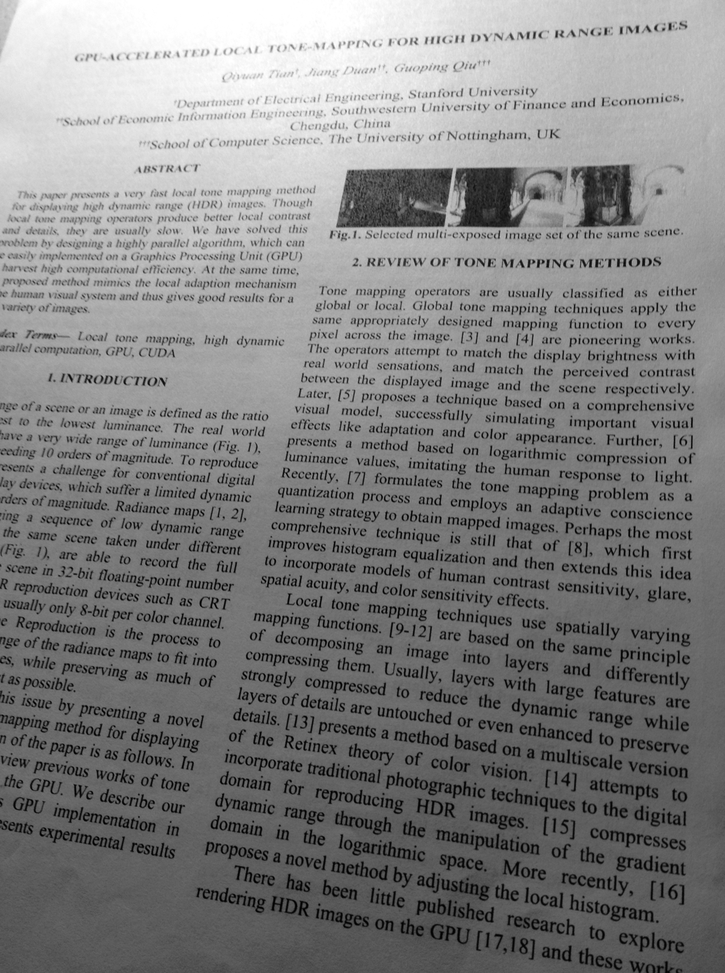
#> input picture week_5/paper.png, 725 x 973 px, shrunk from 1216 x 1632 before the run
$ python unsupervised_thresholding.py
#> lines starting #> are read from the running program, lines starting #| are printed output that depends on the picture; after the words box and inside, x2 and y2 are one past the last pixel; in counts of white or black regions, pixels touching at a corner belong together
#> further down, img is the input picture: shape (973, 725); min 0, max 255, mean 128.3
### week_5/gray_level_thresholding.py
import cv2
import matplotlib.pyplot as plt
import numpy as np
import argparse

def threshold(img: cv2.typing.MatLike, T: int, isReverse: bool = False) -> cv2.typing.MatLike:
    if isReverse:
        return np.where(img <= T, 255, 0).astype(np.uint8)
    return np.where(img >= T, 255, 0).astype(np.uint8)

# [31 lines that do not run on import are left out]

### week_5/unsupervised_thresholding.py
import cv2
import matplotlib.pyplot as plt
import argparse
import numpy as np
from gray_level_thresholding import threshold


def otsu_threshold(img):
    # Histogram
    hist, _ = np.histogram(img, bins=256, range=(0, 256))
#> hist = 256 values, max 10490 at index 93, min 406 at index 1, mean 2755.6
    total = img.size
#> total = 705425

    # Normalize histogram to get probabilities
    prob = hist / total
#> prob = 256 values, max 0.0149 at index 93, min 0.000576 at index 1, mean 0.00391

    # Cumulative sums
    omega1 = np.cumsum(prob)
#> omega1 = 256 values from 0.000693 to 1
    omega2 = np.cumsum(prob[::-1])[::-1]
#> omega2 = 256 values, max 1 at index 0, min 0.00834 at index 255, mean 0.505
    print(omega1, omega2)
#> (printed output is left out)
    # Cumulative means
    bin_mids = np.arange(256)
    mu1 = np.cumsum(prob * bin_mids) / omega1
#> mu1 = 256 values from 0 to 128.3
    mu2 = (np.cumsum((prob * bin_mids)[::-1]) / omega2[::-1])[::-1]
#> mu2 = 256 values from 128.3 to 255

    # Between-class variance
    sigma_b2 = omega1[:-1] * omega2[1:] * (mu1[:-1] - mu2[1:])**2
#> sigma_b2 = 255 values, max 2061.6 at index 141, min 11.41 at index 0, mean 1182.8

    # Best threshold = index with max variance
    T = np.argmax(sigma_b2)
#> T = 141
    return T


if __name__ == "__main__":

    parser = argparse.ArgumentParser(description="Locally adaptive thresholding")
    parser.add_argument("--url", type=str, default="paper.png", help="Path to input image")
    args = parser.parse_args()

    url = args.url
    img = cv2.imread(url, cv2.IMREAD_GRAYSCALE)

    T = otsu_threshold(img)
#> T = 141
    new_img = threshold(img, T)
#> in threshold, `return np.where(img >= T, 255, 0).astype(np.uint8)`:
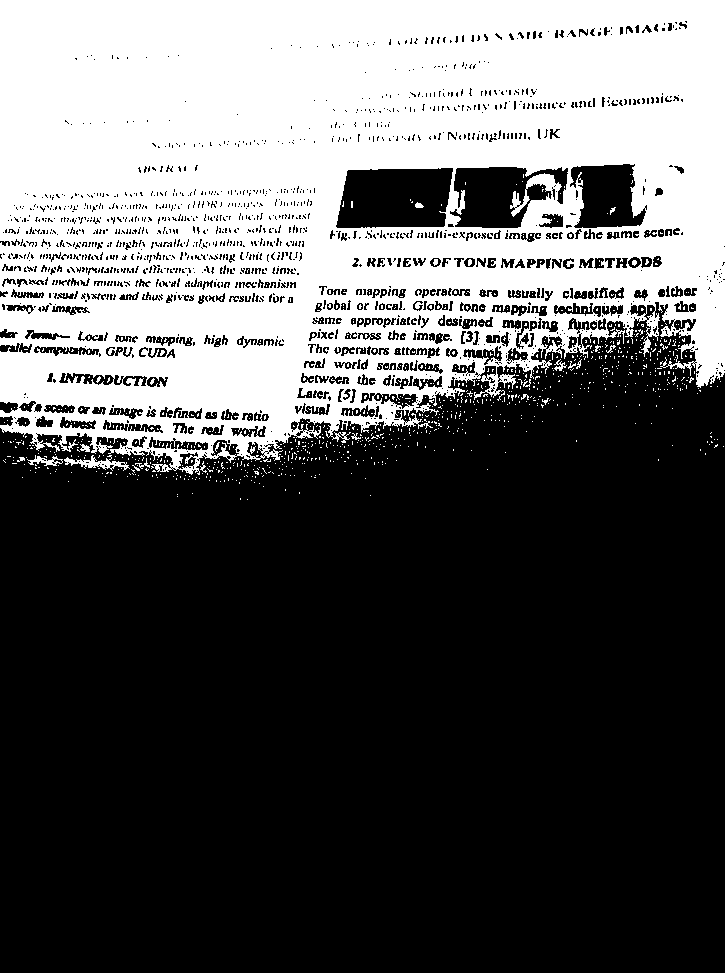
#> returned value: shape (973, 725); 36.4% white; 1051 white regions (1027 under 20 px), largest, box (x1, y1, x2, y2) and area: (0, 0, 725, 475) 252808, (64, 455, 130, 471) 380, (27, 455, 63, 466) 163

    plt.subplot(1,2,1)
    plt.imshow(img, cmap="gray")
    plt.title("Original")
    plt.axis("off")

    plt.subplot(1,2,2)
    plt.imshow(new_img, cmap="gray")
    plt.title(f"T: {T}")
    plt.axis("off")

    plt.show()
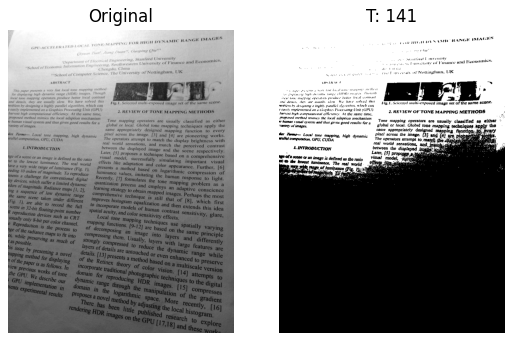
#> figure drawn by matplotlib, 2 panels

$ run again, with week_5/brain.png copied over week_5/paper.png
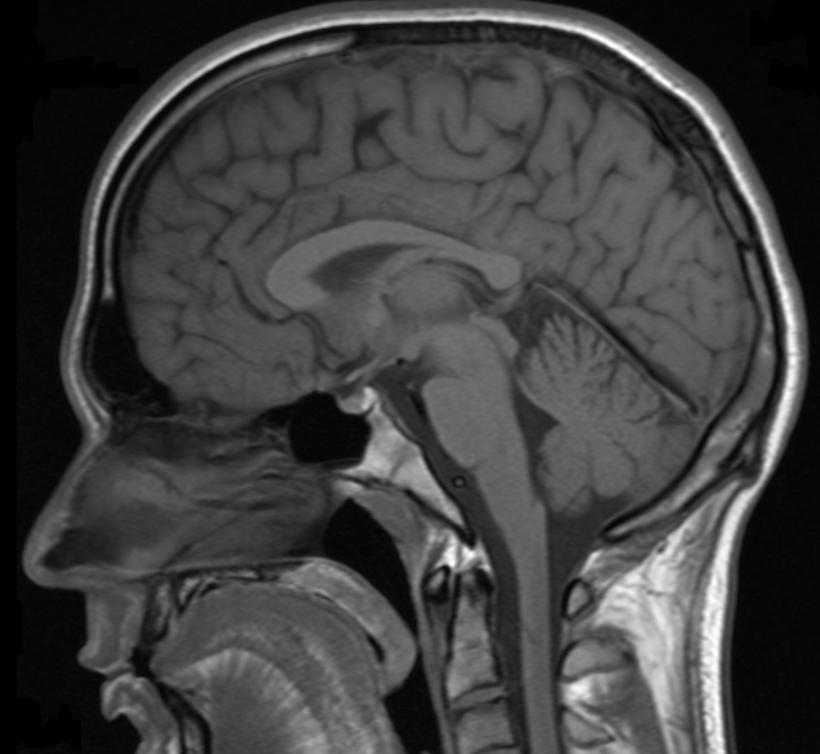
#> input picture week_5/brain.png, 820 x 754 px
#> img is the input picture: shape (754, 820); min 0, max 255, mean 63.9
#> hist = 256 values, max 37954 at index 6, min 26 at index 254, mean 2415.2
#> prob = 256 values, max 0.0614 at index 6, min 4.21e-05 at index 254, mean 0.00391
#> omega1 = 256 values from 0.0377 to 1
#> omega2 = 256 values, max 1 at index 0, min 9.54e-05 at index 255, mean 0.253
#> (printed output is left out)
#> mu1 = 256 values from 0 to 63.86
#> mu2 = 256 values from 63.86 to 255
#> sigma_b2 = 255 values, max 1264.6 at index 56, min 3.49 at index 254, mean 701.4
#> in otsu_threshold, `T = np.argmax(sigma_b2)`: T = 56
#> in threshold, `return np.where(img >= T, 255, 0).astype(np.uint8)`:
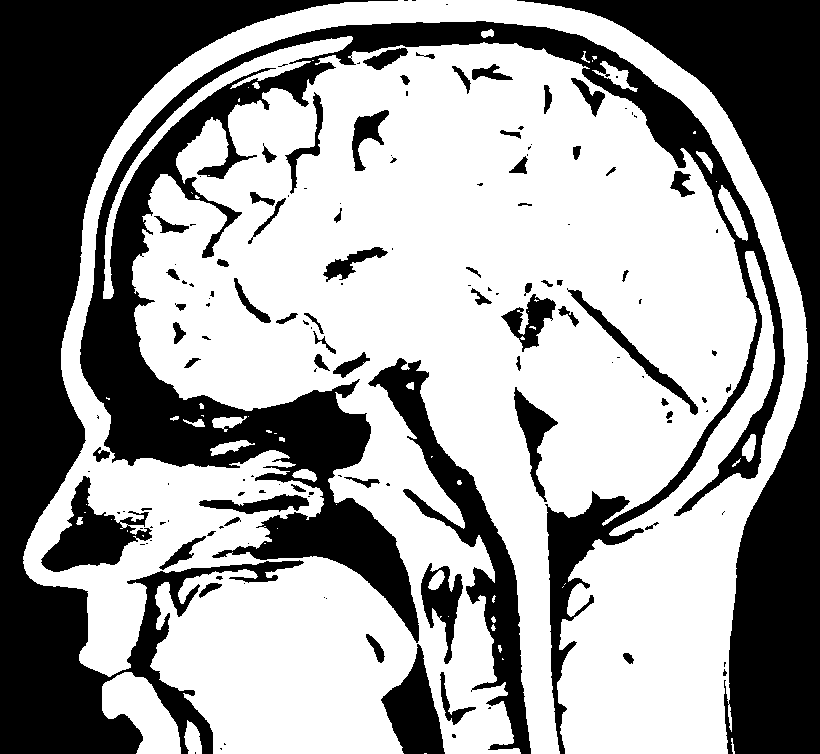
#> returned value: shape (754, 820); 60.7% white; 148 black regions (78 under 20 px), largest, box (x1, y1, x2, y2) and area: (0, 0, 398, 754) 79991, (80, 21, 785, 754) 70751, (517, 0, 820, 754) 54811
#> `plt.show()`:
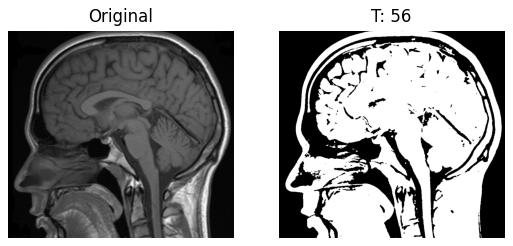
#> figure drawn by matplotlib, 2 panels
